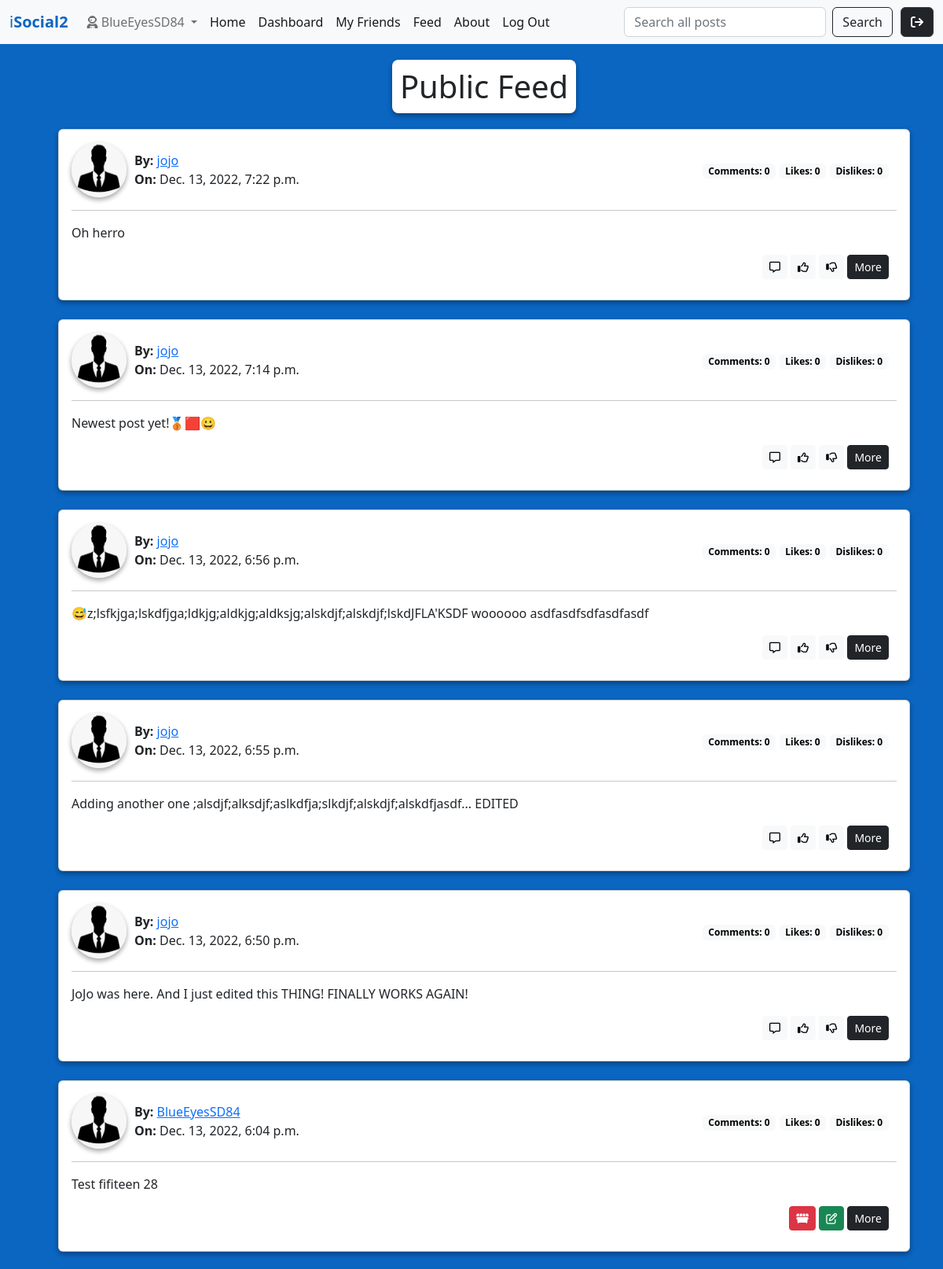
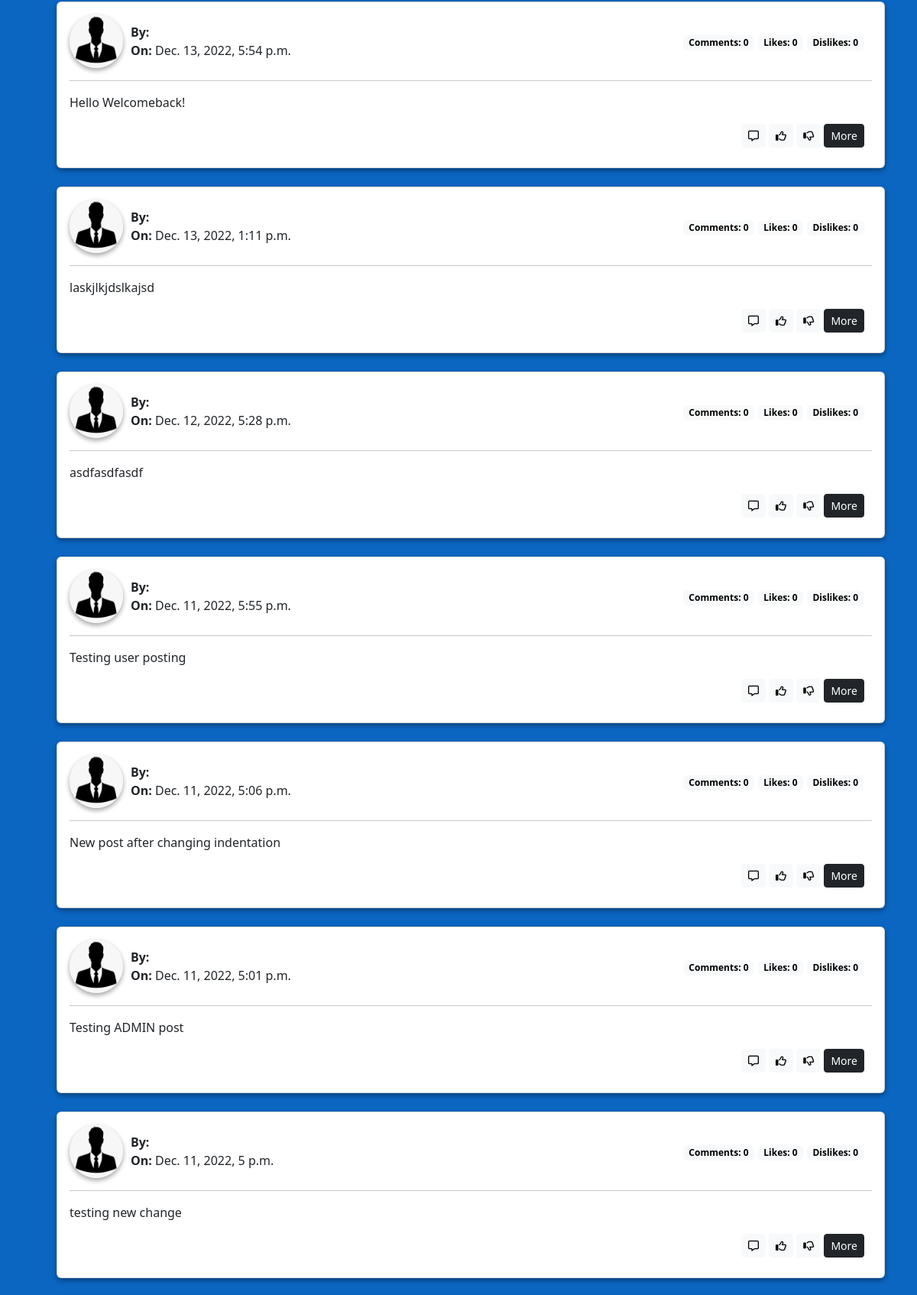
The app's page /posts/ (signed in, upper part) with its own data (2 pictures, top to bottom).
### accounts/models.py (models this page shows)
class CustomUser(AbstractUser):
    email = models.EmailField(blank=True, default='', unique=True)
    first_name = models.CharField(max_length=255, blank=True, default='')
    last_name = models.CharField(max_length=255, blank=True, default='')
    username = models.CharField(max_length=255, blank=True, default='', unique=True)

### posts/models.py (models this page shows)
class Post(models.Model):
    body = models.TextField()
    comments = models.IntegerField(default=0)
    likes = models.IntegerField(default=0)
    dislikes = models.IntegerField(default=0)
    created_on = models.DateTimeField(
        auto_now_add=True,
        null=True,
        blank=True)
    poster = models.ForeignKey(
        get_user_model(),
        on_delete=models.CASCADE,
        null=False)

### posts/views.py (the view)
# urls.py: path('', PostListView.as_view(), name='post_list'),
class PostListView(ListView):
    template_name = "posts/post_list.html"
    model = Post
    def get_context_data(self, **kwargs): #Keyword arguments. All list views have this get_context_data() method.
        context = super().get_context_data(**kwargs) # The get method returns records that matched the name = "published". you can also use it like this, .get(name="published")
        context["post_list"] = Post.objects.order_by("created_on"
        ).reverse()
        return context

### templates/posts/post_list.html (shortened to what this page needs)
{% extends 'base.html' %}
{% block content %}
<ul>
    {% if post_list %}
    <h1 class="on-blue-message">Public Feed</h1>
    {% for post in post_list %}
    <div class="card box">
        <div class="card-body">
            <div class="post-top">
                <div  class="post-top">
                    <div>
                        <img src="/static/img/male.jpeg" alt="default user pic" width="70" height="70" class="profile-pic">
                    </div>
                    <div>
                        <div>
                            <strong>By:</strong> <a href="#"> {{ post.poster }} </a>
                        </div>
                        <div>
                            <strong> On:</strong> {{ post.created_on }}
                        </div>
                    </div>
                </div>
                <div class="author-options">
                    <span class="badge text-bg-light"><strong>Comments:</strong> {{ post.comments }}</span>
                    <span class="badge text-bg-light"><strong>Likes:</strong> {{ post.likes }}</span>
                    <span class="badge text-bg-light"><strong>Dislikes:</strong> {{ post.dislikes }}</span>
                </div>
            </div>
            <hr>
            <p class="card-text">{{ post.body|truncatechars:350 }}</p>
            <div class="author-options">
                {% if user == post.poster %}
                <a href="{% url 'delete' post.id %}" class="btn btn-danger btn-sm">
                    <i class="fa-solid fa-dumpster"></i>
                </a>
                <a href="{% url 'edit' post.id %}" class="btn btn-success btn-sm">
                    <i class="fa-regular fa-pen-to-square"></i>
                </a>
                <a href="{% url 'post_detail' post.id %}" class="btn btn-dark btn-sm">
                    More
                </a>
                {% endif %}
                {% if user != post.poster %}
                <a href="#" class="btn btn-sm btn-light">
                    <i class="fa-regular fa-message"></i>
                </a>
                <a href="#" class="btn btn-sm btn-light">
                    <i class="fa-regular fa-thumbs-up"></i>
                </a>
                <a href="#" class="btn btn-sm btn-light">
                    <i class="fa-regular fa-thumbs-down"></i>
                </a>
                <a href="{% url 'post_detail' post.id %}" class="btn btn-dark btn-sm">
                    More
                </a>
                {% endif %}
            </div>
        </div>
    </div>
    <br />
    {% endfor %}
    {% else %}
    <h1>Awwww!</h1>
    <h1>Currently no Posts!</h1>
    {% endif %}
    {% endblock content %}

### templates/base.html (shortened to what this page needs)
{% load static %}
<!DOCTYPE html>
<html lang="en">
<head>
    <link href="https://cdn.jsdelivr.net/npm/bootstrap@5.2.1/dist/css/bootstrap.min.css" rel="stylesheet">
    <link rel="stylesheet" href="{% static '/css/base.css' %}">
    <link rel="stylesheet" href="https://cdn.jsdelivr.net/npm/bootstrap-icons@1.9.1/font/bootstrap-icons.css">
</head>
<body>
    <nav class="navbar navbar-light navbar-expand-lg bg-light">
        <div class="container-fluid">
            <a class="navbar-brand" href="{% url 'home' %}" id="logo-daily">i<strong>Social2</strong></a>
            <div class="collapse navbar-collapse" id="navbarSupportedContent">
                <ul class="navbar-nav me-auto mb-2 mb-lg-0">
                    {% if user.is_authenticated %}
                    <li class="nav-item dropdown">
                        <a class="nav-link dropdown-toggle" href="#" role="button" data-bs-toggle="dropdown" aria-expanded="false">
                            <i class="fa-solid fa-user-astronaut"></i> {{ user.username }}
                        </a>
                    </li>
                    {% else %}
                    <li class="nav-item">
                        <a class="nav-link active" aria-current="page" href="{% url 'login' %}">
                            <i class="fa-solid fa-user-plus"></i>
                        </a>
                    </li>
                    {% endif %}
                    <li class="nav-item">
                        <a class="nav-link active" aria-current="page" href="{% url 'home' %}">Home</a>
                    </li>
                    <li class="nav-item">
                        <a class="nav-link active" aria-current="page" href="{% url 'my_dashboard' %}">Dashboard</a>
                    </li>
                    <li class="nav-item">
                        <a class="nav-link active" aria-current="page" href="{% url 'my_friends_list' %}">My Friends</a>
                    </li>
                    <li class="nav-item">
                        <a class="nav-link active" aria-current="page" href="{% url 'post_list' %}">Feed</a>
                    </li>
                    <li class="nav-item">
                        <a class="nav-link active" aria-current="page" href="{% url 'about' %}">About</a>
                    </li>
                    {% if user.is_authenticated %}
                    <li class="nav-item">
                        <a class="nav-link active" aria-current="page" href="{% url 'logout' %}">Log Out</a>
                    </li>
                    {% else %}
                    <li class="nav-item">
                        <a class="nav-link active" aria-current="page" href="{% url 'login' %}">Login</a>
                    </li>
                    {% endif %}
                </ul>
                <form class="d-flex" role="search">
                    <input class="form-control me-2" type="search" placeholder="Search all posts" aria-label="Search">
                    <button class="btn btn-outline-dark" type="submit">Search</button>
                </form>
                {% if not user.is_authenticated %}
                {% else %}
                <div class="">
                    <a id="log-in-icon"
                       href="{% url 'logout' %}"
                       class="card-link btn btn-dark btn-md active"
                    >
                    <i class="fa-solid fa-arrow-right-from-bracket"></i>
                    </a>
                </div>
                {% endif %}
            </div>
        </div>
    </nav>
    <div class="container">
        {% block content %}
        {% endblock content %}
    </div>
</body>
</html>

### static/css/base.css (style rules this page uses)
.profile-pic { box-shadow: rgba(0, 0, 0, 0.16) 0px 3px 6px, rgba(0, 0, 0, 0.23) 0px 3px 6px; border-radius: 50%; }
.post-top { display: flex; align-items: center; justify-content: space-between; gap: 10px; }
.on-blue-message { color: #212529; background-color: white; box-shadow: rgba(0, 0, 0, 0.16) 0px 3px 6px, rgba(0, 0, 0, 0.23) 0px 3px 6px; width: fit-content; padding: 10px; margin-top:20px; margin-bottom:20px; border-radius: 8px; margin-right: auto; margin-left: auto; }
h1, h2, h3, h4, h5, h6 { text-align: center; margin-top:10px; margin-bottom:10px; color: #212529; }
body { background-color: #0b66c2; }
#logo-daily, #question-delete, .forbidden h1 { color: #0b66c2; }
#log-in-icon { margin-left: 10px;background-color: #212529; }
.box { box-shadow: rgba(0, 0, 0, 0.16) 0px 3px 6px, rgba(0, 0, 0, 0.23) 0px 3px 6px; background-color: white; }
.author-options, #post-more { text-align: right; margin: 10px 10px; }

### records on screen
CustomUser: username "BlueEyesSD84"
Post: poster "jojo", created_on "Dec. 13, 2022, 7:22 p.m.", comments "0", likes "0", dislikes "0", body "Oh herro", shows "More"
Post: poster "jojo", created_on "Dec. 13, 2022, 7:14 p.m.", comments "0", likes "0", dislikes "0", body "Newest post yet!🥉🟥😀", shows "More"
Post: poster "jojo", created_on "Dec. 13, 2022, 6:56 p.m.", comments "0", likes "0", dislikes "0", body "😅z;lsfkjga;lskdfjga;ldkjg;aldkjg;aldksjg;alskdjf;alskdjf;lskdJFLA'KSDF woooooo asdfasdfsdfasdfasdf", shows "More"
Post: poster "jojo", created_on "Dec. 13, 2022, 6:55 p.m.", comments "0", likes "0", dislikes "0", body "Adding another one ;alsdjf;alksdjf;aslkdfja;slkdjf;alskdjf;alskdfjasdf... EDITED", shows "More"
Post: poster "jojo", created_on "Dec. 13, 2022, 6:50 p.m.", comments "0", likes "0", dislikes "0", body "JoJo was here. And I just edited this THING! FINALLY WORKS AGAIN!", shows "More"
Post: poster "BlueEyesSD84", created_on "Dec. 13, 2022, 6:04 p.m.", comments "0", likes "0", dislikes "0", body "Test fifiteen 28", shows "More"
Post: created_on "Dec. 13, 2022, 5:54 p.m.", comments "0", likes "0", dislikes "0", body "Hello Welcomeback!", shows "More"
Post: created_on "Dec. 13, 2022, 1:11 p.m.", comments "0", likes "0", dislikes "0", body "laskjlkjdslkajsd", shows "More"
Post: created_on "Dec. 12, 2022, 5:28 p.m.", comments "0", likes "0", dislikes "0", body "asdfasdfasdf", shows "More"
Post: created_on "Dec. 11, 2022, 5:55 p.m.", comments "0", likes "0", dislikes "0", body "Testing user posting", shows "More"
Post: created_on "Dec. 11, 2022, 5:06 p.m.", comments "0", likes "0", dislikes "0", body "New post after changing indentation", shows "More"
Post: created_on "Dec. 11, 2022, 5:01 p.m.", comments "0", likes "0", dislikes "0", body "Testing ADMIN post", shows "More"
Post: created_on "Dec. 11, 2022, 5 p.m.", comments "0", likes "0", dislikes "0", body "testing new change", shows "More"
